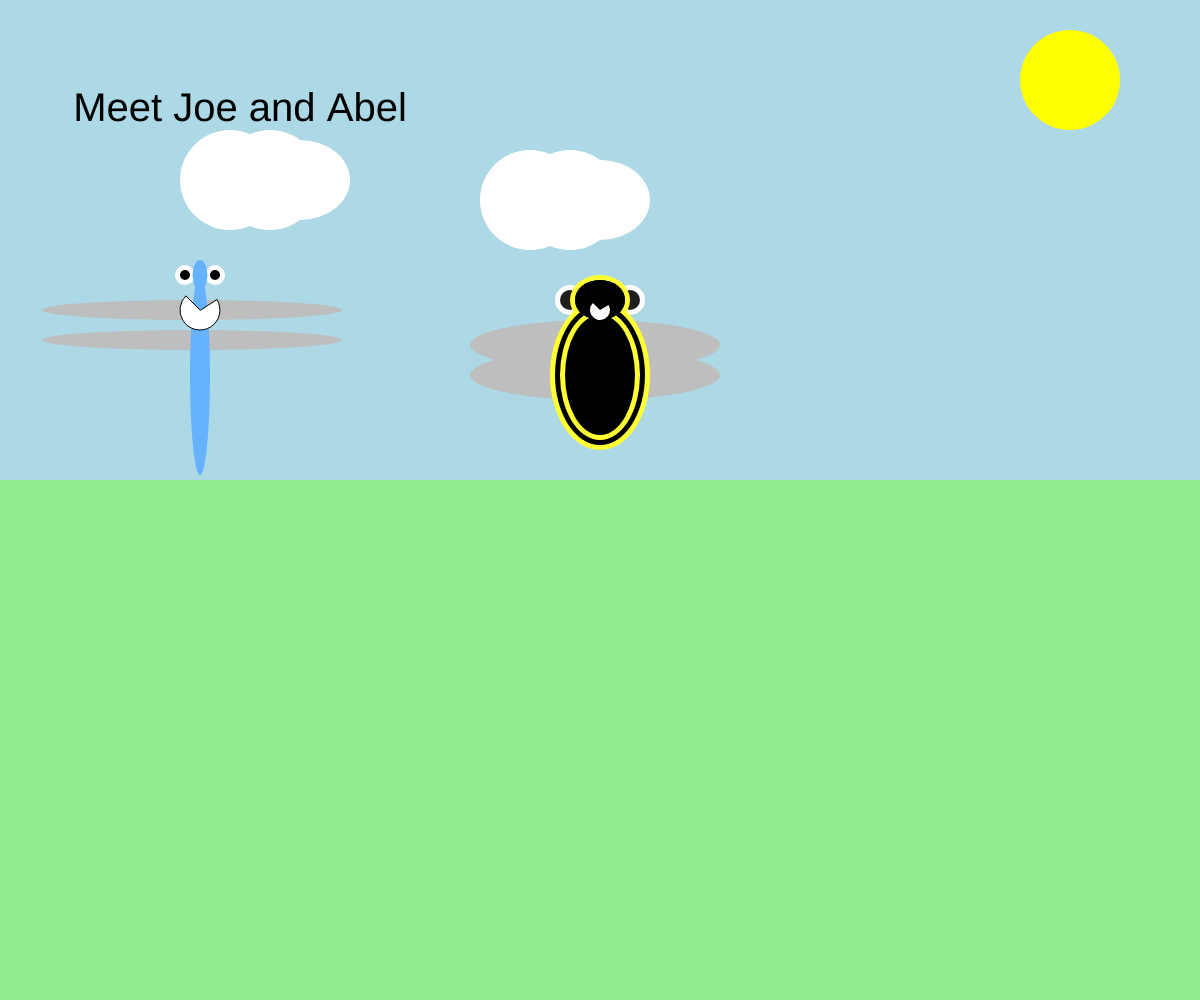
Frame 1 (no input)
Frame 60 (no input): identical to frame 1, image omitted
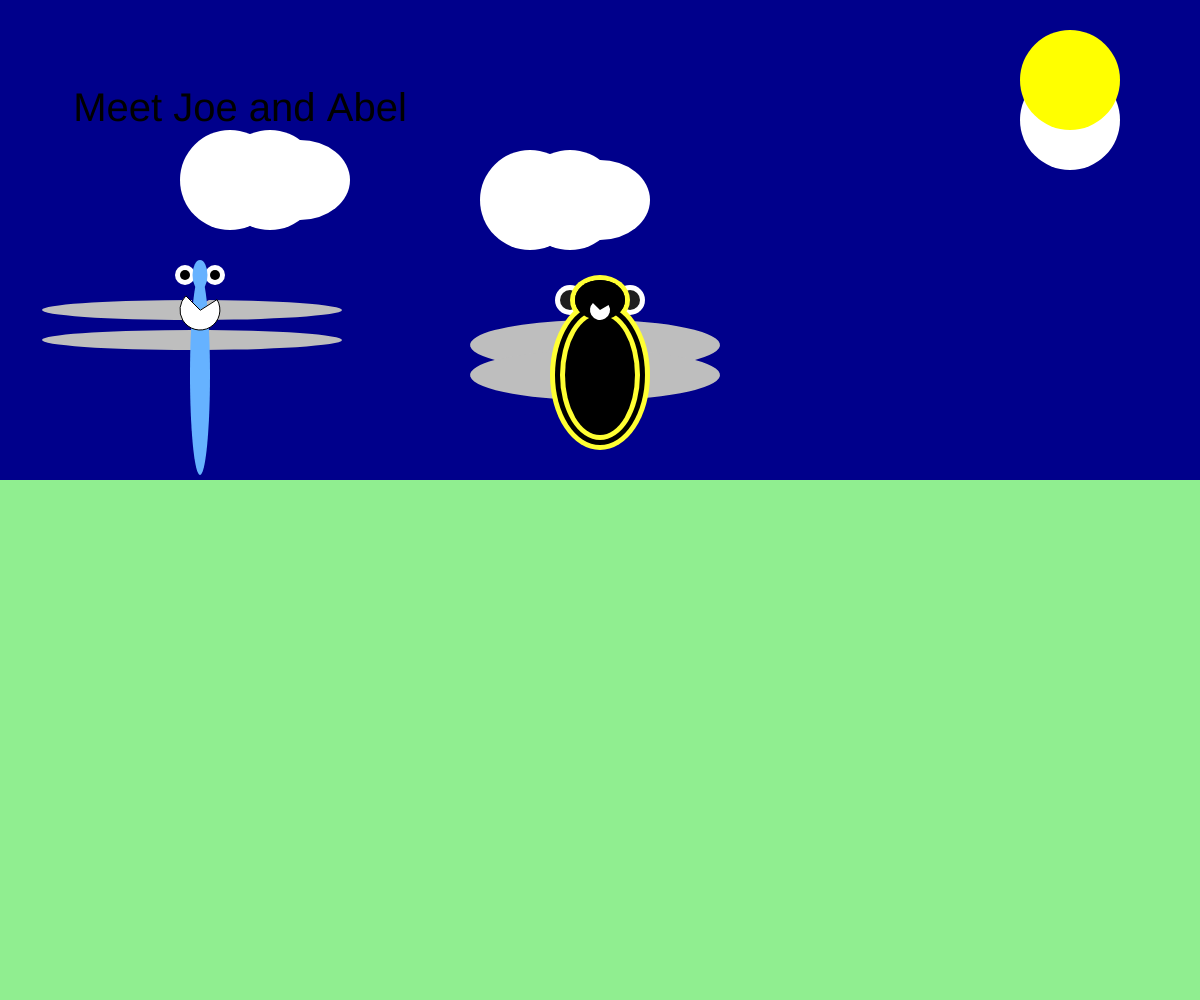
Frame 120 (the mouse pressed at the canvas centre since frame 60)

The p5.js sketch that drew these frames (run headless with seeded random() and noise() and a simulated clock; from frame 60 on, the mouse is pressed at the canvas centre):

// p5.js sketch
// ── sketch.js
/*
    mmp 310 week 2 (02/04/2019)
    Interactive Story of Joe and Abel
    By Moe Quinn
*/

// global Variables
var X = 200; // main X postion
var Y = 200; // main Y postion
var W = 200; // main Width
var H = 200; // main Height

// clouds
var cloudX = 100;
var cloudY = 100;
var cloudW = 100;
var cloudH = 100;

// sun
var sunX = 100;
var sunY = 100;
var sunW = 100;
var sunH = 100;



function setup() {
    
    createCanvas(windowWidth, windowHeight);
	textSize(40);
	textAlign(CENTER, CENTER);
	storyX = width / 2;
	storyY = height - 50;
	
	sunX = width - 100;


}

function draw() {
    
    background(204, 255, 229) // background color
    
    
    // setting, morning, day, and night 
    noStroke();

	if (mouseIsPressed) {
		// night scene 
		background('darkblue');
		fill(0);
        
    
    // Sun
    noStroke();
    fill("white");    // sun color
    ellipse(sunX - 30, sunW + 20, sunW + 0, sunH + 0);
	} else {
		// day scene
		background('lightblue');
		fill('gold');
		//ellipse(500, 100, 100);
	}
    
    
    //Characater 1 on the left Joe
    //Characater 2 on the right Abel
    
    
    //Character 1 
    noStroke();
    fill(255);  // eye colors
    
    // Characater 1 
    ellipse(X - 15, Y + 75, W - 180, H - 180);  // Outter left eye
    
    // Characater 1 
    ellipse(X + 15, Y + 75, W - 180, H - 180);  // Outter right eye
    
    
    
    //Character 1 
    noStroke();
    fill(0);  // eye colors
    
    // Characater 1 
    ellipse(X - 15, Y + 75, W - 190, H - 190);  // left eye
    
    // Characater 1 
    ellipse(X + 15, Y + 75, W - 190, H - 190);  // right eye
    
    
    //Character 1 
    noStroke();
    fill(190);  // wings color   
    
    //character 1
    arc(X - 8, Y + 110, W + 100, H -180, 100, PI + HALF_PI, PIE);  // top wings  
    
    //character 1
    arc(X - 8, Y + 140, W + 100, H - 180, 100, PI + HALF_PI, PIE);  // bottom wings
    
    
    
    //Character 1 
    noStroke();
    fill(102, 178, 255);  // head and body color
    
    // Characater 1 
    ellipse(X, Y + 75, W - 185, H - 170);  // head
    
    // Characater 1 
    ellipse(X, Y + 175, W - 180, H);  // Body
    
    
    
    stroke(0);
    fill(255);
    
    //character 1
    arc(X, Y + 110, W - 160, H - 160, 100, PI + QUARTER_PI, PIE);  // mouth
    
    
    // end of character 1
    
    
    
    
    //Character 2 
    noStroke();
    fill(255);  // outter eye colors
    
    // Character 2 
    ellipse(X + 370, Y + 100, W - 170,  H -170);  // outter left eye
    
    // Characater 2 
    ellipse(X + 430, Y + 100, W - 170, H - 170);  // outter right eye
    
    
    //Character 2 
    noStroke();
    fill(30);  // eye colors
    
    // Character 2 
    ellipse(X + 370, Y + 100, W - 180, H - 180);  // left eye
    
    // Characater 2 
    ellipse(X + 430, Y + 100, W - 180, H - 180);  // right eye
    
    
    
    //Character 2 
    noStroke();
    fill(190);  // wings color
    
       
    
    //character 2
    arc(X + 395, Y + 145, W + 50, H - 150, 100, PI + HALF_PI, PIE);  // top wings 
    
    //character 2
    arc(X + 395, Y + 175, W + 50, H - 150, 100, PI + HALF_PI, PIE);  // bottom wings
    
    
    //Character 2
    noStroke();
    fill(255, 255, 51);
    
    // Character 2 
    ellipse(X + 400, Y + 100, W - 140, H - 150);  // head
    
    // Characater 2  
    ellipse(X + 400, Y + 175, W - 100, H - 50);  // top Body
    
    
    
    //Character 2
    noStroke();
    fill(0);
    
    // Character 2 
    ellipse(X + 400, Y + 100, W - 150, H - 160); // head
    
    // Characater 2  
    ellipse(X + 400, Y + 175, W - 110, H - 60); // top Body
    
    
    
    //Character 2 
    noStroke();
    fill(255, 255, 51); // layer 2
    
    // Character 2 
    ellipse(X + 400, Y + 100, W - 160, H - 170); // head
    
    // Characater 2  
    ellipse(X + 400, Y + 175, W - 120, H - 70); // top Body
    
    
    
    //Character 2 
    noStroke(); 
    fill(0);  // layer 3
    
    // Character 2 
    ellipse(X + 400, Y + 100, W - 150, H - 160); // head
    
    // Characater 2 
    ellipse(X + 400, Y + 175, W - 130, H - 80);  // top Body
    
    
    //Character 2 
    noStroke(); 
    fill(255);  // mouth color
    
    //character 2
    arc(X + 400, Y + 110, W - 180, H - 180, 100, PI + QUARTER_PI, PIE);  // mouth
    
    // end of character 2
    
    
    
    
    noStroke(); 
    fill(0);  // text color
    
    text('Meet Joe and Abel', 240, 110); 
    //comments
    
    

    
    
    // Grass
    noStroke();
    fill("lightgreen");  // grass color
    rect(0, 480, windowWidth, windowHeight);
    
    
    // Sun
    noStroke();
    fill("yellow");    // sun color
    ellipse(sunX - 30, sunW - 20, sunW + 0, sunH + 0);
    
    // Cloud 1
    noStroke();
    fill("white");    // clound 1
    ellipse(270, 180, 100, 100);
    
    noStroke();
    fill("white");    // clound 1
    ellipse(300, 180, 100, 80);
    
    noStroke();
    fill("white");    // clound 1
    ellipse(230, 180, 100, 100);
    
    
    // Cloud 2
    noStroke();
    fill("white");    // clound 2
    ellipse(570, 200, 100, 100);
    
    noStroke();
    fill("white");    // clound 2
    ellipse(600, 200, 100, 80);
    
    noStroke();
    fill("white");    // clound 2
    ellipse(530, 200, 100, 100);
    
    
    
    

    
    
    
    /*
    // setting, morning, day, and night 
    noStroke();

	if (mouseIsPressed) {
		// night scene 
		background('darkblue');
		fill('plum');
		ellipse(100, 100, 50);
	} else {
		// day scene
		background('lightblue');
		fill('gold');
		ellipse(500, 100, 100);
	}
    
    */
    
}
